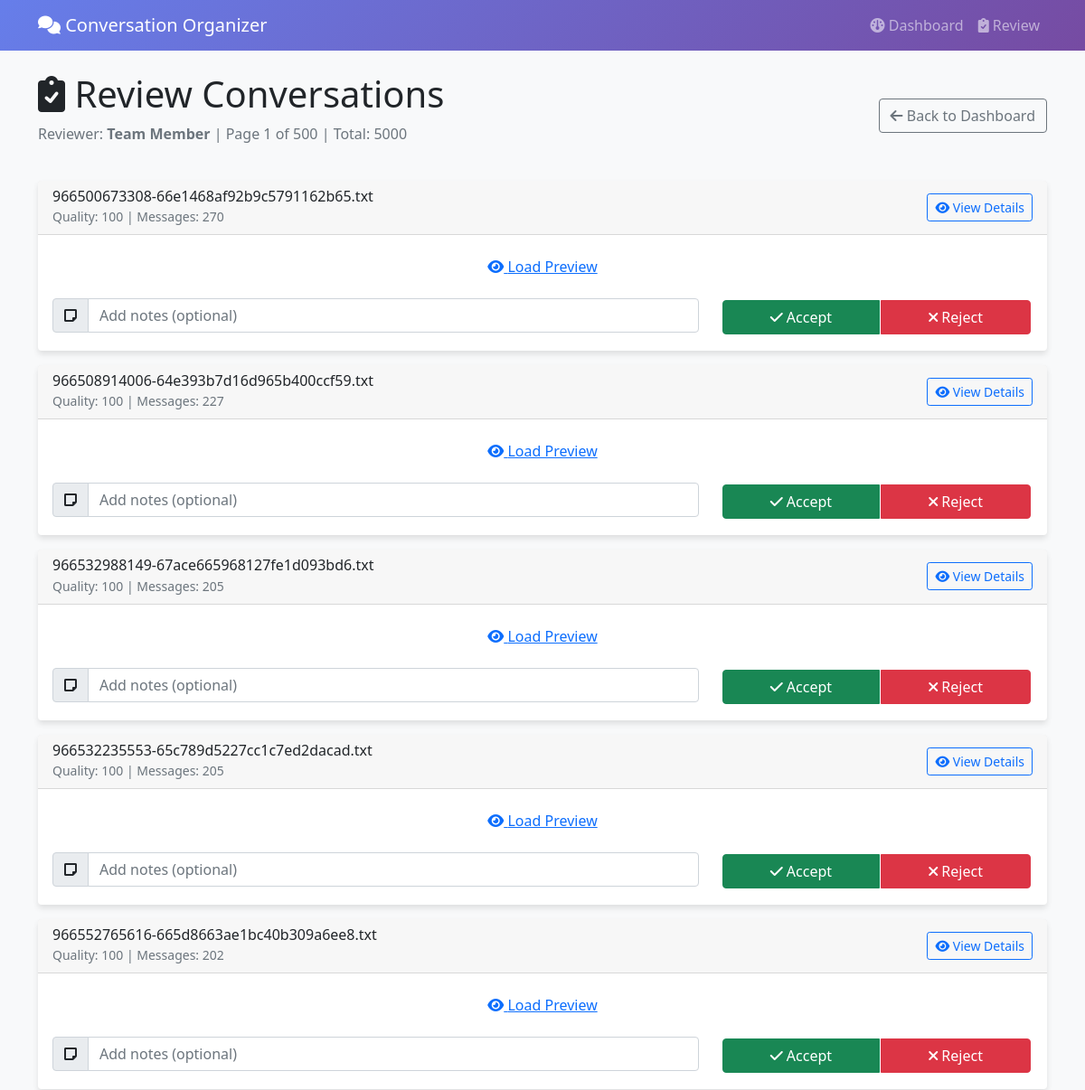
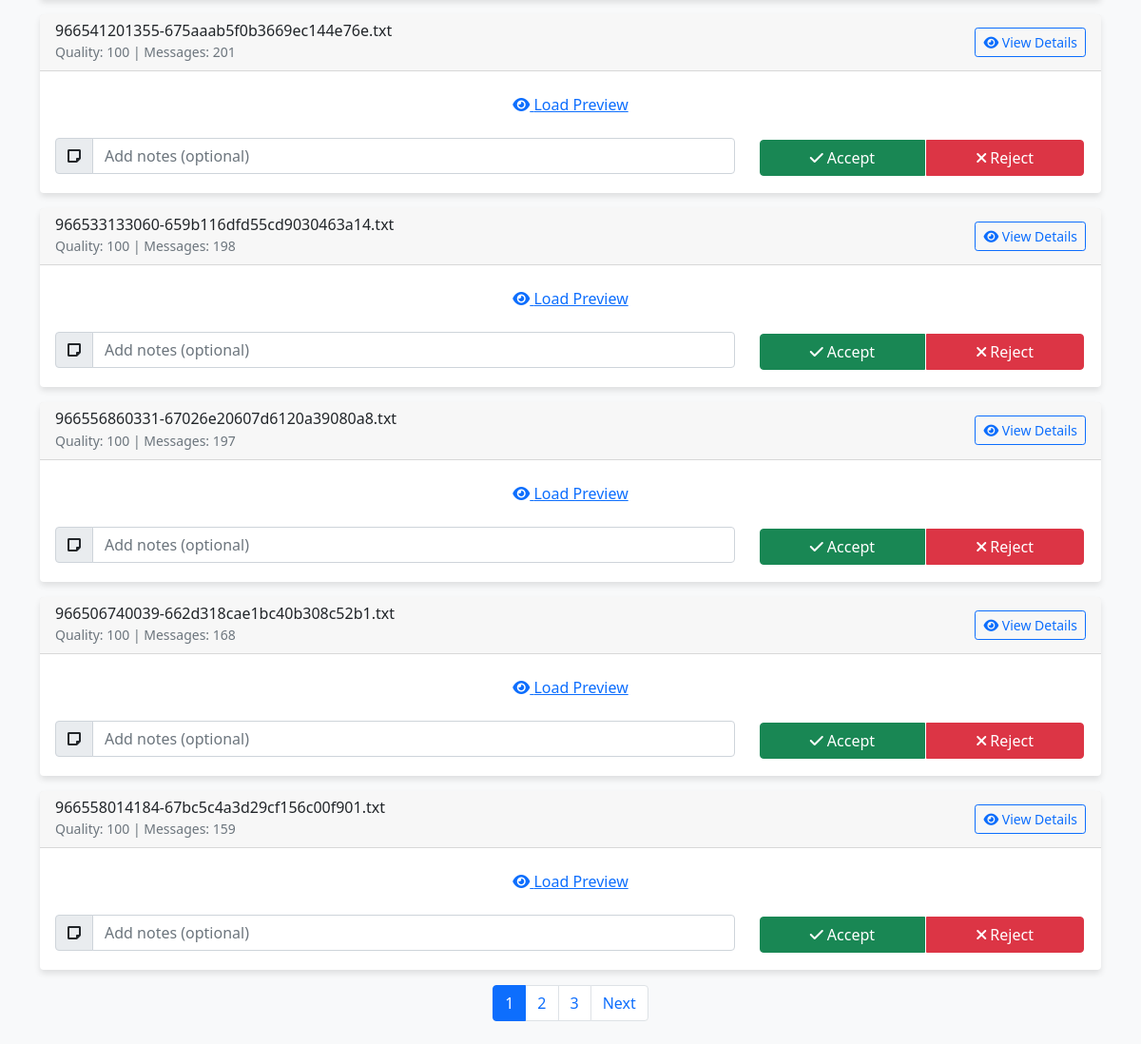
Screenshot of /review with the database file from the repository (2 pictures, top to bottom).
### tables this page shows
CREATE TABLE conversations (
                id INTEGER PRIMARY KEY,
                filename TEXT UNIQUE,
                quality_score INTEGER,
                message_count INTEGER,
                status TEXT DEFAULT 'pending',
                reviewer TEXT,
                reviewed_at TIMESTAMP,
                accepted BOOLEAN,
                notes TEXT,
                corrected_messages TEXT
            );

### app.py (the view)
@app.route('/review')
def review():
    page = int(request.args.get('page', 1))
    reviewer = request.args.get('reviewer', 'Team Member')
    limit = 10
    offset = (page - 1) * limit
    conversations, total_count = conv_manager.get_conversations_for_review(
        reviewer=reviewer,
        status='pending',
        limit=limit,
        offset=offset
    )
    total_pages = (total_count + limit - 1) // limit
    return render_template('review.html',
                         conversations=conversations,
                         current_page=page,
                         total_pages=total_pages,
                         total_count=total_count,
                         reviewer=reviewer)

### templates/review.html (shortened to what this page needs)
{% extends "base.html" %}
{% block content %}
<div class="row">
    <div class="col-12">
        <div class="d-flex justify-content-between align-items-center mb-4">
            <div>
                <h1><i class="fas fa-clipboard-check"></i> Review Conversations</h1>
                <p class="text-muted">Reviewer: <strong>{{ reviewer }}</strong> | Page {{ current_page }} of {{ total_pages }} | Total: {{ total_count }}</p>
            </div>
            <div>
                <a href="/" class="btn btn-outline-secondary">
                    <i class="fas fa-arrow-left"></i> Back to Dashboard
                </a>
            </div>
        </div>
    </div>
</div>
<div class="row">
    <div class="col-12">
        {% for conv in conversations %}
        <div class="card mb-3" id="conv-{{ loop.index }}">
            <div class="card-header d-flex justify-content-between align-items-center">
                <div>
                    <h6 class="mb-0">{{ conv.filename }}</h6>
                    <small class="text-muted">
                        Quality: {{ conv.quality_score }} | Messages: {{ conv.message_count }}
                    </small>
                </div>
                <div class="btn-group">
                    <a href="/conversation/{{ conv.filename }}" class="btn btn-outline-primary btn-sm" target="_blank">
                        <i class="fas fa-eye"></i> View Details
                    </a>
                </div>
            </div>
            <div class="card-body">
                <div class="conversation-preview mb-3" id="preview-{{ loop.index }}">
                    <div class="text-center">
                        <button class="btn btn-link" onclick="loadPreview('{{ conv.filename }}', {{ loop.index }})">
                            <i class="fas fa-eye"></i> Load Preview
                        </button>
                    </div>
                </div>
                <div class="row">
                    <div class="col-md-8">
                        <div class="input-group">
                            <span class="input-group-text"><i class="fas fa-sticky-note"></i></span>
                            <input type="text" class="form-control" placeholder="Add notes (optional)"
                                   id="notes-{{ loop.index }}">
                        </div>
                    </div>
                    <div class="col-md-4">
                        <div class="btn-group w-100" role="group">
                            <button class="btn btn-success btn-review"
                                    onclick="reviewConversation('{{ conv.filename }}', '{{ reviewer }}', true, {{ loop.index }})">
                                <i class="fas fa-check"></i> Accept
                            </button>
                            <button class="btn btn-danger btn-review"
                                    onclick="reviewConversation('{{ conv.filename }}', '{{ reviewer }}', false, {{ loop.index }})">
                                <i class="fas fa-times"></i> Reject
                            </button>
                        </div>
                    </div>
                </div>
            </div>
        </div>
        {% endfor %}
    </div>
</div>
<nav aria-label="Conversations pagination">
    <ul class="pagination justify-content-center">
        {% for page_num in range(1, total_pages + 1) %}
            {% if page_num == current_page %}
            <li class="page-item active">
                <span class="page-link">{{ page_num }}</span>
            </li>
            {% elif page_num <= current_page + 2 and page_num >= current_page - 2 %}
            <li class="page-item">
                <a class="page-link" href="?page={{ page_num }}&reviewer={{ reviewer }}">{{ page_num }}</a>
            </li>
            {% endif %}
        {% endfor %}
        {% if current_page < total_pages %}
        <li class="page-item">
            <a class="page-link" href="?page={{ current_page + 1 }}&reviewer={{ reviewer }}">Next</a>
        </li>
        {% endif %}
    </ul>
</nav>
{% endblock %}

### templates/base.html (shortened to what this page needs)
<!DOCTYPE html>
<html lang="en">
<head>
    <link href="https://cdn.jsdelivr.net/npm/bootstrap@5.1.3/dist/css/bootstrap.min.css" rel="stylesheet">
    <link href="https://cdnjs.cloudflare.com/ajax/libs/font-awesome/6.0.0/css/all.min.css" rel="stylesheet">
</head>
<body>
    <nav class="navbar navbar-expand-lg navbar-dark">
        <div class="container">
            <a class="navbar-brand" href="/">
                <i class="fas fa-comments"></i> Conversation Organizer
            </a>
            <div class="navbar-nav ms-auto">
                <a class="nav-link" href="/"><i class="fas fa-dashboard"></i> Dashboard</a>
                <a class="nav-link" href="/review"><i class="fas fa-clipboard-check"></i> Review</a>
            </div>
        </div>
    </nav>
    <main class="container my-4">
        {% block content %}{% endblock %}
    </main>
</body>
</html>

### templates/base.html (style rules this page uses)
body { background-color: #f8f9fa; }
.navbar { background: linear-gradient(135deg, #667eea 0%, #764ba2 100%); }
.card { box-shadow: 0 4px 6px rgba(0, 0, 0, 0.1); border: none; }
.btn-review { margin: 2px; }

### rows the page displays
conversations: filename "966500673308-66e1468af92b9c5791162b65.txt", quality_score "100", message_count "270"
conversations: filename "966508914006-64e393b7d16d965b400ccf59.txt", quality_score "100", message_count "227"
conversations: filename "966532988149-67ace665968127fe1d093bd6.txt", quality_score "100", message_count "205"
conversations: filename "966532235553-65c789d5227cc1c7ed2dacad.txt", quality_score "100", message_count "205"
conversations: filename "966552765616-665d8663ae1bc40b309a6ee8.txt", quality_score "100", message_count "202"
conversations: filename "966541201355-675aaab5f0b3669ec144e76e.txt", quality_score "100", message_count "201"
conversations: filename "966533133060-659b116dfd55cd9030463a14.txt", quality_score "100", message_count "198"
conversations: filename "966556860331-67026e20607d6120a39080a8.txt", quality_score "100", message_count "197"
conversations: filename "966506740039-662d318cae1bc40b308c52b1.txt", quality_score "100", message_count "168"
conversations: filename "966558014184-67bc5c4a3d29cf156c00f901.txt", quality_score "100", message_count "159"

### other values shown
{{ reviewer }} "Team Member"
{{ current_page }} "1"
{{ total_pages }} "500"
{{ total_count }} "5000"
{{ page_num }} "1"
{{ page_num }} "2" "3"
